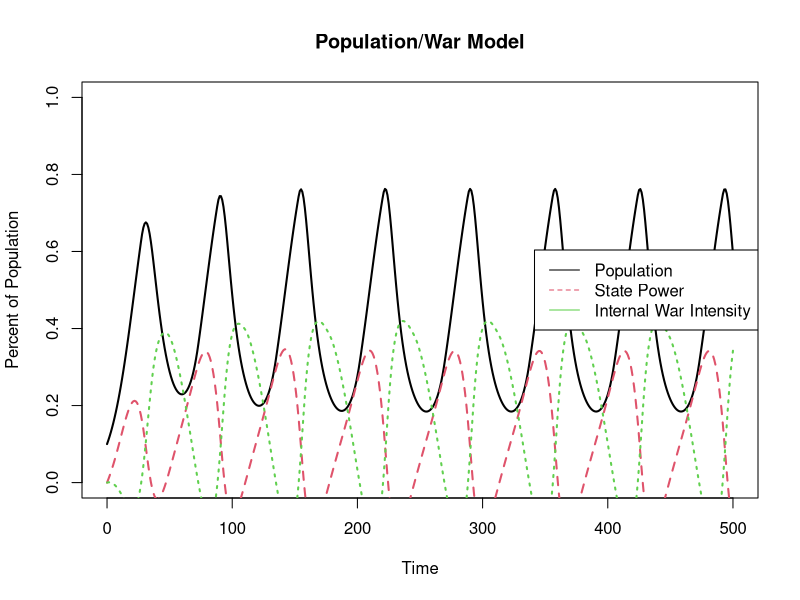

Reproduce this figure in R.
# install.packages("deSolve")

## Load in the DiffEq solver

library(deSolve)

#	First, the parameters for our model:

params <- c(
  r = 0.1,     # growth rate
  K = 1,       # carrying capacity
  a = 0.1,     # hostility initiation rate
  b = 0.03,     # hostility fall off rate
  c = 0.1,     # impact war has on carrying capacity
  alpha = 0.1, # state power's effect on internal war
  rho = 0.2,   # taxation rate
  beta = 0.1,  # expenditure rate
  delta = 0.3  # effect of war on population
)
			
#	Then, the initial values of each state variable:

init.values <- c(N = 0.1, S = 0.0, W = 0.0)

#	The times we want to see
times <- seq(0, 500, by = 1)
#	Now we can define the differential equation model:

War <- function(time, y.values, parameters) {  # Don't change this
	with(as.list(c(y.values, parameters)), {  # or this
		if(N < 0) N = 0
    if(S < 0) S = 0
    if(W < 0) W = 0
    
    dN.dt = r * N * (1 - N/(K - c * W)) - delta * W * N
    dS.dt = rho * N * (1 - N/(K - c * W)) - beta * N
		dW.dt = (a * (N ^ 2)) - b * W - alpha * S
        
		return(list(c(dN.dt, dS.dt, dW.dt)))		 
		})
	}
	
#	Having defined everything, now we ask the program ode
#	to actually solve the system:

Graph <- function() {

	out <- as.data.frame(ode(func = War, y = init.values, 
							parms = params, times = times))
							
	#	And now we can make a nice plot of our results:

	matplot(out$time, out[ ,2:4], type = "l", xlab = "Time", 
		ylab = "Percent of Population", main = "Population/War Model", lwd = 2, ylim=c(0, 1))
	
	legend("right", c("Population", "State Power", "Internal War Intensity"),
		col = 1:3, lty = 1:2)
}
   
Graph()
